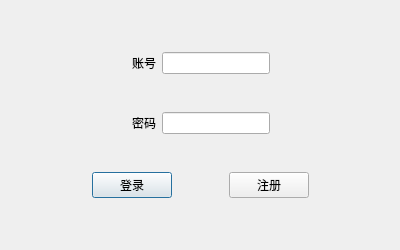
<?xml version="1.0" encoding="UTF-8"?>
<ui version="4.0">
 <class>login</class>
 <widget class="QDialog" name="login">
  <property name="geometry">
   <rect>
    <x>0</x>
    <y>0</y>
    <width>400</width>
    <height>250</height>
   </rect>
  </property>
  <property name="windowTitle">
   <string>Dialog</string>
  </property>
  <widget class="QWidget" name="layoutWidget">
   <property name="geometry">
    <rect>
     <x>40</x>
     <y>20</y>
     <width>321</width>
     <height>211</height>
    </rect>
   </property>
   <layout class="QGridLayout" name="gridLayout">
    <item row="0" column="0">
     <layout class="QHBoxLayout" name="horizontalLayout_2">
      <item>
       <spacer name="horizontalSpacer">
        <property name="orientation">
         <enum>Qt::Orientation::Horizontal</enum>
        </property>
        <property name="sizeHint" stdset="0">
         <size>
          <width>20</width>
          <height>20</height>
         </size>
        </property>
       </spacer>
      </item>
      <item>
       <widget class="QLabel" name="label">
        <property name="text">
         <string>账号</string>
        </property>
       </widget>
      </item>
      <item>
       <widget class="QLineEdit" name="account"/>
      </item>
      <item>
       <spacer name="horizontalSpacer_2">
        <property name="orientation">
         <enum>Qt::Orientation::Horizontal</enum>
        </property>
        <property name="sizeHint" stdset="0">
         <size>
          <width>20</width>
          <height>20</height>
         </size>
        </property>
       </spacer>
      </item>
     </layout>
    </item>
    <item row="1" column="0">
     <layout class="QHBoxLayout" name="horizontalLayout_3">
      <item>
       <spacer name="horizontalSpacer_3">
        <property name="orientation">
         <enum>Qt::Orientation::Horizontal</enum>
        </property>
        <property name="sizeHint" stdset="0">
         <size>
          <width>20</width>
          <height>20</height>
         </size>
        </property>
       </spacer>
      </item>
      <item>
       <widget class="QLabel" name="label_2">
        <property name="text">
         <string>密码</string>
        </property>
       </widget>
      </item>
      <item>
       <widget class="QLineEdit" name="password"/>
      </item>
      <item>
       <spacer name="horizontalSpacer_4">
        <property name="orientation">
         <enum>Qt::Orientation::Horizontal</enum>
        </property>
        <property name="sizeHint" stdset="0">
         <size>
          <width>20</width>
          <height>20</height>
         </size>
        </property>
       </spacer>
      </item>
     </layout>
    </item>
    <item row="2" column="0">
     <layout class="QHBoxLayout" name="horizontalLayout">
      <item>
       <spacer name="horizontalSpacer_5">
        <property name="orientation">
         <enum>Qt::Orientation::Horizontal</enum>
        </property>
        <property name="sizeHint" stdset="0">
         <size>
          <width>40</width>
          <height>20</height>
         </size>
        </property>
       </spacer>
      </item>
      <item>
       <widget class="QPushButton" name="login_2">
        <property name="text">
         <string>登录</string>
        </property>
       </widget>
      </item>
      <item>
       <spacer name="horizontalSpacer_6">
        <property name="orientation">
         <enum>Qt::Orientation::Horizontal</enum>
        </property>
        <property name="sizeHint" stdset="0">
         <size>
          <width>40</width>
          <height>20</height>
         </size>
        </property>
       </spacer>
      </item>
      <item>
       <widget class="QPushButton" name="register_2">
        <property name="text">
         <string>注册</string>
        </property>
       </widget>
      </item>
      <item>
       <spacer name="horizontalSpacer_7">
        <property name="orientation">
         <enum>Qt::Orientation::Horizontal</enum>
        </property>
        <property name="sizeHint" stdset="0">
         <size>
          <width>40</width>
          <height>20</height>
         </size>
        </property>
       </spacer>
      </item>
     </layout>
    </item>
   </layout>
  </widget>
 </widget>
 <resources/>
 <connections/>
</ui>
